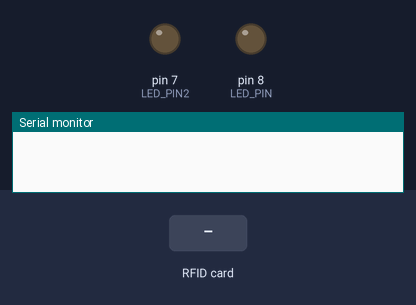
Recording of a sketch running on a simulated Arduino Uno, built with avr-gcc and run on an emulated ATmega328P. On the bench: output pins drawn as LEDs (lit = HIGH), the last lines printed to the serial monitor. The test bench sets the inputs (shaded band). Pins used as bus, display or sensor lines are not drawn.

Above: at 1.2 s.
1.3 s: RFID card C5 A2 AE 1C held to the reader
At 2.4 s:
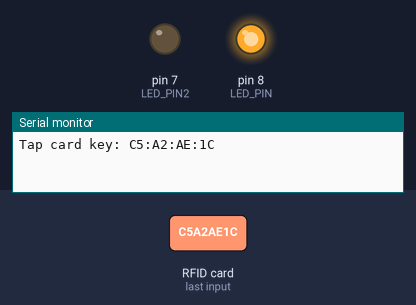
2.8 s: RFID card F3 A6 B2 89 held to the reader
At 3.8 s:
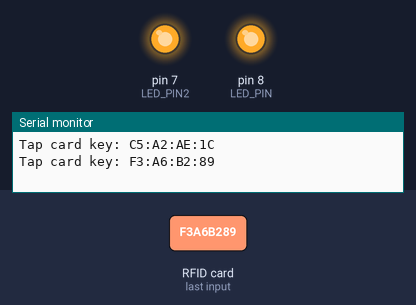
4.3 s: RFID card 05 F9 F8 C2 held to the reader
At 5.2 s:
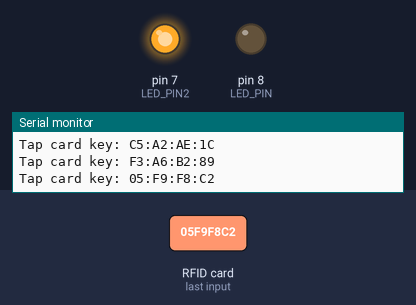
Timing chart, 0 to 7.3 s (numbered marks = the images above; inputs shaded):
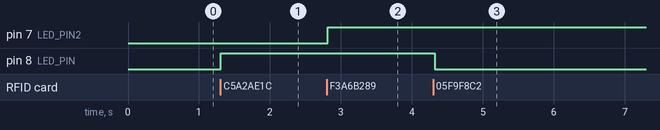

Measured:
- after the input at 1.3 s, pin 8 (LED_PIN): LOW → HIGH at once
- after the input at 2.8 s, pin 7 (LED_PIN2): LOW → HIGH at once
- after the input at 4.3 s, pin 8 (LED_PIN): HIGH → LOW at once

The sketch:

RFID.ino
```cpp
#include "SPI.h"
#include "MFRC522.h"

//Starting from right to left
//1 - 5v
//2 - 9
//3 - ground

//5 - 12
//6 - 11
//7 - 13
//8 - 10
//LED - pin 6
//LED2 - pin 5

#define SS_PIN 10
#define RST_PIN 9
#define LED_PIN 8
#define LED_PIN2 7

MFRC522 rfid(SS_PIN, RST_PIN);

MFRC522::MIFARE_Key key;

void setup() {
    Serial.begin(9600);
    SPI.begin();
    rfid.PCD_Init();
    pinMode(LED_PIN, OUTPUT);
    pinMode(LED_PIN2, OUTPUT);

}

void loop() {
  if (!rfid.PICC_IsNewCardPresent() || !rfid.PICC_ReadCardSerial())
    return;

  // Serial.print(F("PICC type: "));
  MFRC522::PICC_Type piccType = rfid.PICC_GetType(rfid.uid.sak);
  // Serial.println(rfid.PICC_GetTypeName(piccType));

  // Check is the PICC of Classic MIFARE type
  if (piccType != MFRC522::PICC_TYPE_MIFARE_MINI &&
    piccType != MFRC522::PICC_TYPE_MIFARE_1K &&
    piccType != MFRC522::PICC_TYPE_MIFARE_4K) {
    Serial.println(F("Your tag is not of type MIFARE Classic."));
    return;
  }

  String strID = "";
  for (byte i = 0; i < 4; i++) {
    strID +=
    (rfid.uid.uidByte[i] < 0x10 ? "0" : "") +
    String(rfid.uid.uidByte[i], HEX) +
    (i!=3 ? ":" : "");
  }
  strID.toUpperCase();

  Serial.print("Tap card key: ");
  Serial.println(strID);

  if (strID.indexOf("C5:A2:AE:1C") >= 0) {
    digitalWrite(LED_PIN, HIGH);
  }
  if (strID.indexOf("05:F9:F8:C2") >= 0) {
    digitalWrite(LED_PIN, LOW);
  }
if (strID.indexOf("F3:A6:B2:89") >= 0){digitalWrite(LED_PIN2, HIGH);}
if (strID.indexOf("7E:4E:A1:59") >= 0){digitalWrite(LED_PIN2, LOW);}
//
  rfid.PICC_HaltA();
  rfid.PCD_StopCrypto1();
}
```
